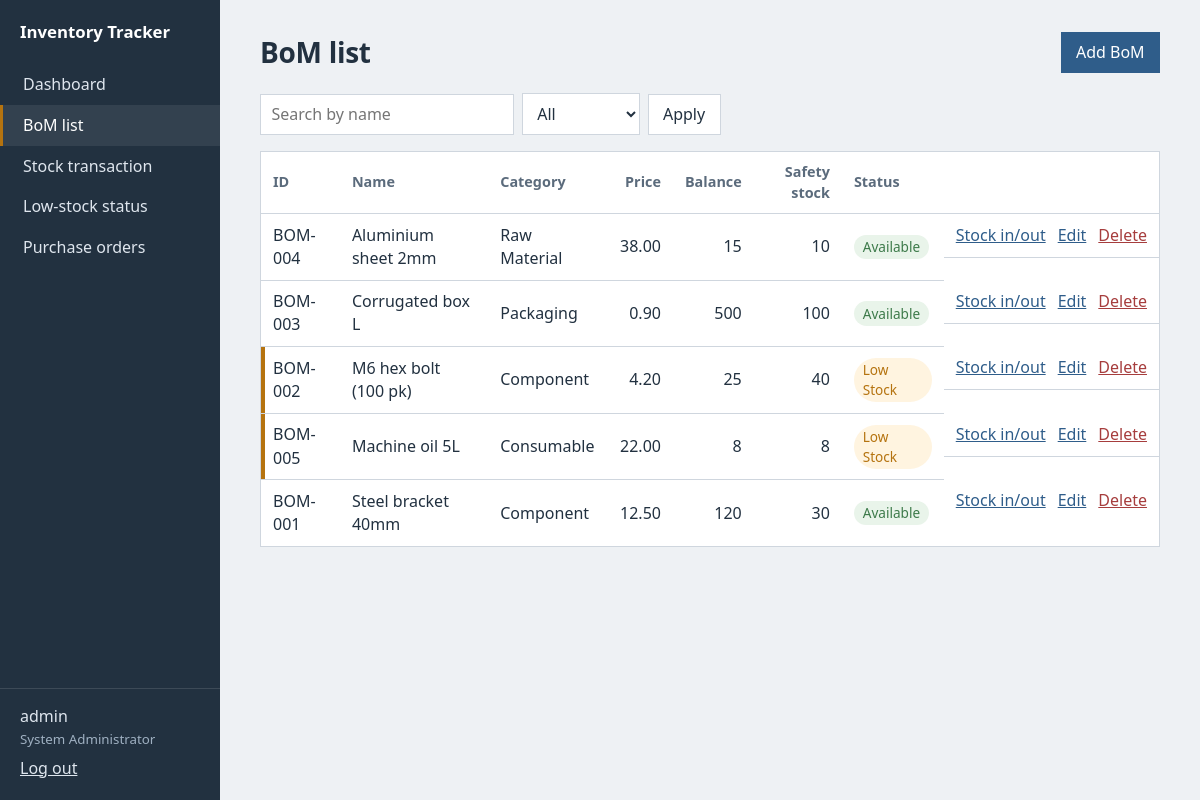
The page /bom/ (signed in) on the database its author committed.
### tables this page shows
CREATE TABLE users (
    user_id        INTEGER PRIMARY KEY AUTOINCREMENT,
    username       TEXT    NOT NULL UNIQUE,
    password_hash  TEXT    NOT NULL,
    role           TEXT    NOT NULL CHECK (role IN (
                       'Inventory Staff', 'Inventory Manager',
                       'Business Owner', 'System Administrator'))
);

CREATE TABLE bom (
    bom_id             TEXT    PRIMARY KEY,            -- FR13: unique
    bom_name           TEXT    NOT NULL,
    category           TEXT    NOT NULL,
    price              REAL    NOT NULL CHECK (price >= 0),
    opening_balance    INTEGER NOT NULL CHECK (opening_balance >= 0),
    current_balance    INTEGER NOT NULL CHECK (current_balance >= 0),  -- NFR-07
    safety_stock_level INTEGER NOT NULL CHECK (safety_stock_level >= 0),
    reorder_qty        INTEGER NOT NULL CHECK (reorder_qty > 0),       -- fixed qty (SDD §8C)
    is_active          INTEGER NOT NULL DEFAULT 1,     -- FR6: delete = remove from active list
    created_by         INTEGER REFERENCES users(user_id),
    created_date       TEXT    NOT NULL
);

### app/bom.py (the view)
@bp.route("/")
@login_required
def list_bom():
    q = request.args.get("q", "").strip()               # FR12
    status = request.args.get("status", "All")          # FR16
    sql = "SELECT * FROM bom WHERE is_active = 1"
    params = []
    if q:
        sql += " AND bom_name LIKE ?"
        params.append(f"%{q}%")
    if status == "Low Stock":
        sql += " AND current_balance <= safety_stock_level"
    elif status == "Available":
        sql += " AND current_balance > safety_stock_level"
    sql += " ORDER BY bom_name"
    rows = get_db().execute(sql, params).fetchall()
    return render_template("bom_list.html", boms=rows, q=q, status=status,
                           stock_status=stock_status)

### app/auth.py (called while the page is built)
@bp.before_app_request
def load_user():
    uid = session.get("user_id")
    g.user = get_db().execute("SELECT * FROM users WHERE user_id = ?", (uid,)).fetchone() if uid else None
    g.can_modify = bool(g.user) and g.user["role"] in MODIFY_ROLES

def login_required(view):
    @wraps(view)
    def wrapped(*a, **kw):
        if g.user is None:
            return redirect(url_for("auth.login"))
        return view(*a, **kw)
    return wrapped

### app/bom.py (called while the page is built)
def stock_status(row):
    return "Low Stock" if row["current_balance"] <= row["safety_stock_level"] else "Available"

### app/db.py (called while the page is built)
def get_db():
    if "db" not in g:
        g.db = sqlite3.connect(current_app.config["DATABASE"])
        g.db.row_factory = sqlite3.Row
        g.db.execute("PRAGMA foreign_keys = ON")
    return g.db

### app/templates/bom_list.html (shortened to what this page needs)
{% extends "base.html" %}{% block title %}BoM list · Inventory Tracker{% endblock %}
{% block content %}
<header class="page"><h1>BoM list</h1><a class="button primary" href="{{ url_for('bom.add') }}">Add BoM</a></header>
<form method="get" class="filters">
  <input type="search" name="q" value="{{ q }}" placeholder="Search by name" aria-label="Search by name">
  <select name="status" aria-label="Stock status">
    {% for s in ['All', 'Available', 'Low Stock'] %}<option {{ 'selected' if s == status }}>{{ s }}</option>{% endfor %}
  </select>
  <button>Apply</button>
</form>
{% if boms %}
<table>
  <thead><tr><th>ID</th><th>Name</th><th>Category</th><th class="num">Price</th><th class="num">Balance</th><th class="num">Safety stock</th><th>Status</th><th></th></tr></thead>
  <tbody>{% for b in boms %}{% set st = stock_status(b) %}
  <tr class="{{ 'low' if st == 'Low Stock' }}">
    <td>{{ b.bom_id }}</td><td>{{ b.bom_name }}</td><td>{{ b.category }}</td>
    <td class="num">{{ '%.2f'|format(b.price) }}</td><td class="num">{{ b.current_balance }}</td>
    <td class="num">{{ b.safety_stock_level }}</td>
    <td><span class="badge {{ 'warn' if st == 'Low Stock' else 'ok' }}">{{ st }}</span></td>
    <td class="row-actions">
      <a href="{{ url_for('txn.new', bom_id=b.bom_id) }}">Stock in/out</a>
      {% if g.can_modify %}
      <a href="{{ url_for('bom.edit', bom_id=b.bom_id) }}">Edit</a>
      <form method="post" action="{{ url_for('bom.delete', bom_id=b.bom_id) }}"
            onsubmit="return confirm('Remove {{ b.bom_name }} from the active list?')">
        <button class="link danger">Delete</button></form>
      {% endif %}
    </td>
  </tr>{% endfor %}</tbody>
</table>
{% else %}<p class="empty">{% if q or status != 'All' %}No BoMs match this search.{% else %}No BoMs yet. Add the first one to start tracking stock.{% endif %}</p>{% endif %}
{% endblock %}

### app/templates/base.html (shortened to what this page needs)
<!doctype html>
<html lang="en">
<head>
<link rel="stylesheet" href="{{ url_for('static', filename='style.css') }}">
</head>
<body>
{% if g.user %}
<nav class="side">
  <div class="brand">Inventory Tracker</div>
  <a href="{{ url_for('dashboard.index') }}" class="{{ 'on' if request.endpoint == 'dashboard.index' }}">Dashboard</a>
  <a href="{{ url_for('bom.list_bom') }}" class="{{ 'on' if request.endpoint and request.endpoint.startswith('bom.') }}">BoM list</a>
  <a href="{{ url_for('txn.new') }}" class="{{ 'on' if request.endpoint == 'txn.new' }}">Stock transaction</a>
  <a href="{{ url_for('dashboard.low_stock') }}" class="{{ 'on' if request.endpoint == 'dashboard.low_stock' }}">Low-stock status</a>
  <a href="{{ url_for('po.list_po') }}" class="{{ 'on' if request.endpoint and request.endpoint.startswith('po.') }}">Purchase orders</a>
  <div class="who">
    <span>{{ g.user.username }}</span>
    <small>{{ g.user.role }}</small>
    <form method="post" action="{{ url_for('auth.logout') }}"><button class="link">Log out</button></form>
  </div>
</nav>
{% endif %}
<main class="{{ 'with-nav' if g.user }}">
  {% block content %}{% endblock %}
</main>
</body>
</html>

### app/static/style.css (style rules this page uses)
:root { --ink: #223140; --ink-soft: #5b6b7c; --paper: #eef1f4; --panel: #ffffff; --line: #cfd6de; --steel: #2f5d8a; --steel-dark: #244a6f; --amber: #b5730f; --amber-bg: #fff4e0; --moss: #3d7a4a; --moss-bg: #e9f4ea; --red: #a63d3d; --red-bg: #fbe9e9; --nav-w: 220px; }
* { box-sizing: border-box; }
html { font-size: 16px; }
body { margin: 0; background: var(--paper); color: var(--ink); font-family: "Avenir Next", "Segoe UI", "Helvetica Neue", Arial, sans-serif; line-height: 1.45; }
a { color: var(--steel); }
h1 { font-size: 1.75rem; font-weight: 600; margin: 0; letter-spacing: -0.01em; }
.side { position: fixed; inset: 0 auto 0 0; width: var(--nav-w); background: var(--ink); color: #dfe6ee; display: flex; flex-direction: column; padding: 1.25rem 0; }
.side .brand { font-weight: 600; color: #fff; padding: 0 1.25rem 1.25rem; font-size: 1.05rem; }
.side a { color: inherit; text-decoration: none; padding: 0.55rem 1.25rem; border-left: 3px solid transparent; }
.side a.on { border-left-color: var(--amber); color: #fff; background: rgba(255,255,255,.08); }
.side .who { margin-top: auto; padding: 1rem 1.25rem 0; border-top: 1px solid rgba(255,255,255,.12); display: grid; gap: 0.1rem; }
.side .who small { color: #9fb0c1; }
.side .who .link { color: #dfe6ee; padding: 0.4rem 0 0; }
main { padding: 2rem 2.5rem 3rem; max-width: 1100px; }
main.with-nav { margin-left: var(--nav-w); }
header.page { display: flex; align-items: center; justify-content: space-between; gap: 1rem; margin-bottom: 1.25rem; }
input, select, button { font: inherit; }
input:not([type=radio]), select { width: 100%; padding: 0.5rem 0.65rem; border: 1px solid var(--line); background: #fff; color: var(--ink); }
.filters { display: flex; gap: 0.5rem; align-items: center; margin-bottom: 1rem; flex-wrap: wrap; }
.filters input, .filters select { width: auto; }
.filters input[type=search] { min-width: 240px; }
button, .button { display: inline-block; padding: 0.5rem 0.9rem; border: 1px solid var(--line); background: #fff; color: var(--ink); text-decoration: none; cursor: pointer; }
button.primary, .button.primary { background: var(--steel); border-color: var(--steel); color: #fff; }
button.link { background: none; border: 0; padding: 0; color: var(--steel); text-decoration: underline; }
button.link.danger { color: var(--red); }
table { width: 100%; border-collapse: collapse; background: var(--panel); border: 1px solid var(--line); }
th, td { text-align: left; padding: 0.6rem 0.75rem; border-bottom: 1px solid var(--line); vertical-align: middle; }
th { font-weight: 600; color: var(--ink-soft); font-size: 0.9rem; }
tr:last-child td { border-bottom: 0; }
.num { text-align: right; font-variant-numeric: tabular-nums; }
tr.low td:first-child { box-shadow: inset 4px 0 0 var(--amber); }
.badge { display: inline-block; padding: 0.15rem 0.55rem; border-radius: 999px; font-size: 0.85rem; }
.badge.warn { background: var(--amber-bg); color: var(--amber); }
.badge.ok { background: var(--moss-bg); color: var(--moss); }
.row-actions { display: flex; gap: 0.75rem; align-items: center; white-space: nowrap; }
.row-actions form { display: inline; }
@media (prefers-reduced-motion: no-preference) { button, .button, .side a { transition: background-color .12s; } }

### rows shown on the page
users: user.username "admin", user.role "System Administrator"
bom: bom_id "BOM-004", bom_name "Aluminium sheet 2mm", category "Raw Material", price "38.00", current_balance "15", safety_stock_level "10", st "Available"
bom: bom_id "BOM-003", bom_name "Corrugated box L", category "Packaging", price "0.90", current_balance "500", safety_stock_level "100", st "Available"
bom: bom_id "BOM-002", bom_name "M6 hex bolt (100 pk)", category "Component", price "4.20", current_balance "25", safety_stock_level "40", st "Low Stock"
bom: bom_id "BOM-005", bom_name "Machine oil 5L", category "Consumable", price "22.00", current_balance "8", safety_stock_level "8", st "Low Stock"
bom: bom_id "BOM-001", bom_name "Steel bracket 40mm", category "Component", price "12.50", current_balance "120", safety_stock_level "30", st "Available"

### other values the page prints
form field status "All"
